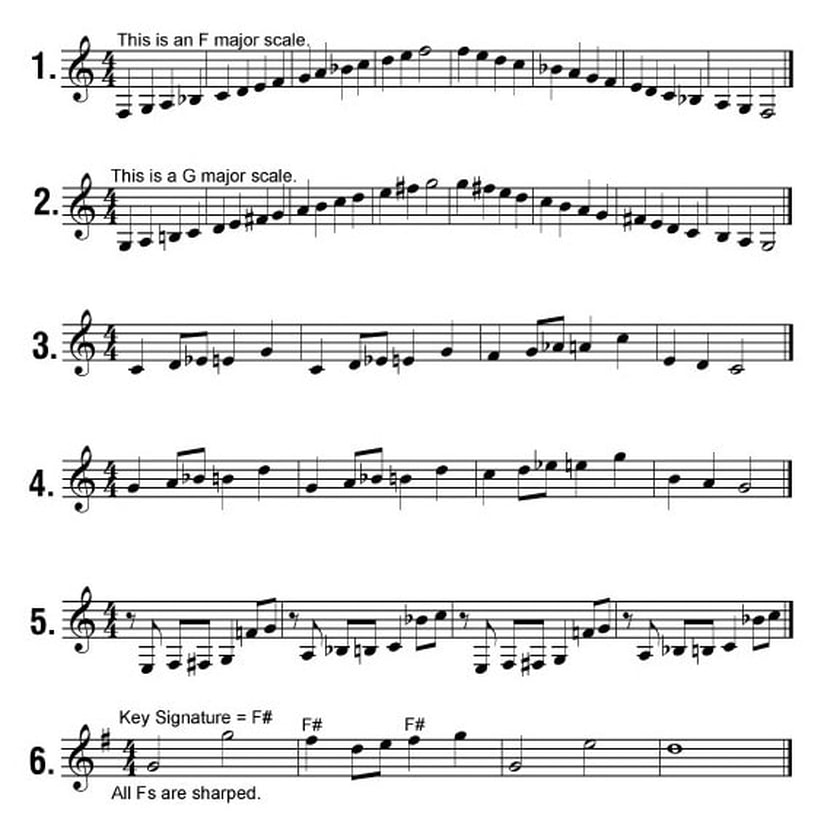
#> input picture OMRImplementation/datasets/images/raw/accidentals.jpg, 840 x 840 px
$ python pitch_calculation.py
#> lines starting #> are read from the running program, lines starting #| are printed output that depends on the picture; after the words box and inside, x2 and y2 are one past the last pixel; in counts of white or black regions, pixels touching at a corner belong together
#> the answer given: ../datasets/images/raw/accidentals.jpg
#> the answer given: ../datasets/images/raw
#> the answer given: ../datasets/images/raw
#> the answer given: ../datasets/images/raw/skewed.jpg
import os
import cv2
import numpy as np
import pandas as pd
import tkinter as tk
from tkinter import filedialog

def load_image(file_path):
#> called with file_path = '../datasets/images/raw/accidentals.jpg'
    image = cv2.imread(file_path, cv2.IMREAD_GRAYSCALE)
#> image is the input picture: shape (840, 840); min 0, max 255, mean 233.3
    if image is None:
        raise ValueError(f"Unable to load image from {file_path}")
    _, binary = cv2.threshold(image, 127, 255, cv2.THRESH_BINARY)
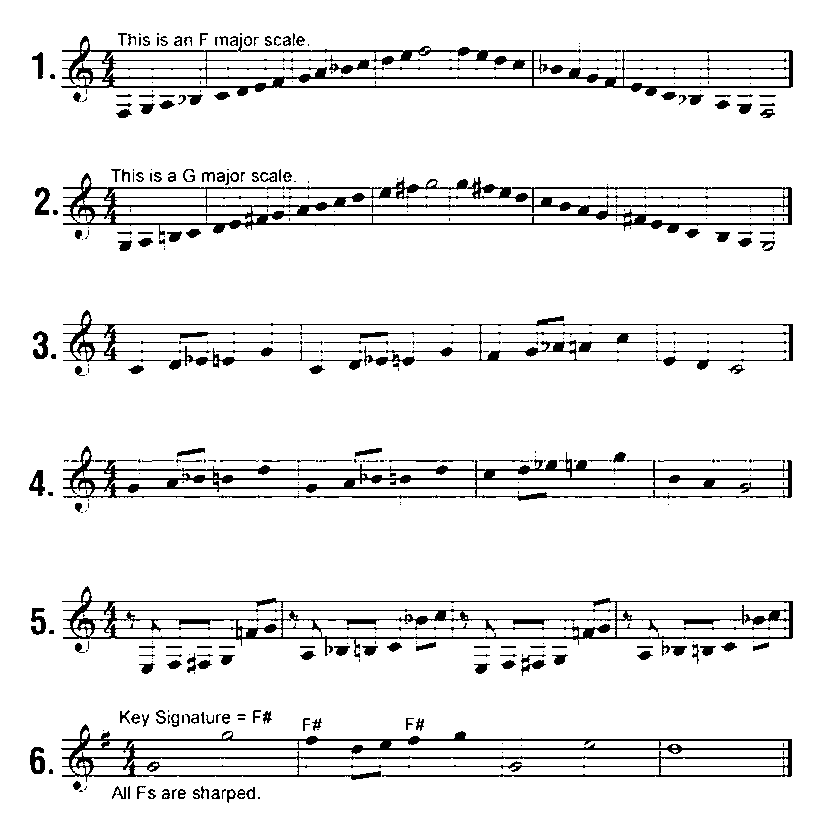
#> binary: shape (840, 840); 91.8% white; 420 black regions (232 under 20 px), largest, box (x1, y1, x2, y2) and area: (63, 173, 792, 239) 9104, (61, 724, 792, 782) 7978, (61, 36, 793, 96) 7887
    return cv2.bitwise_not(binary)

def detect_staves_and_middle_lines(image):
    horizontal_kernel = cv2.getStructuringElement(cv2.MORPH_RECT, (40, 1))
    detect_horizontal = cv2.morphologyEx(image, cv2.MORPH_OPEN, horizontal_kernel, iterations=1)
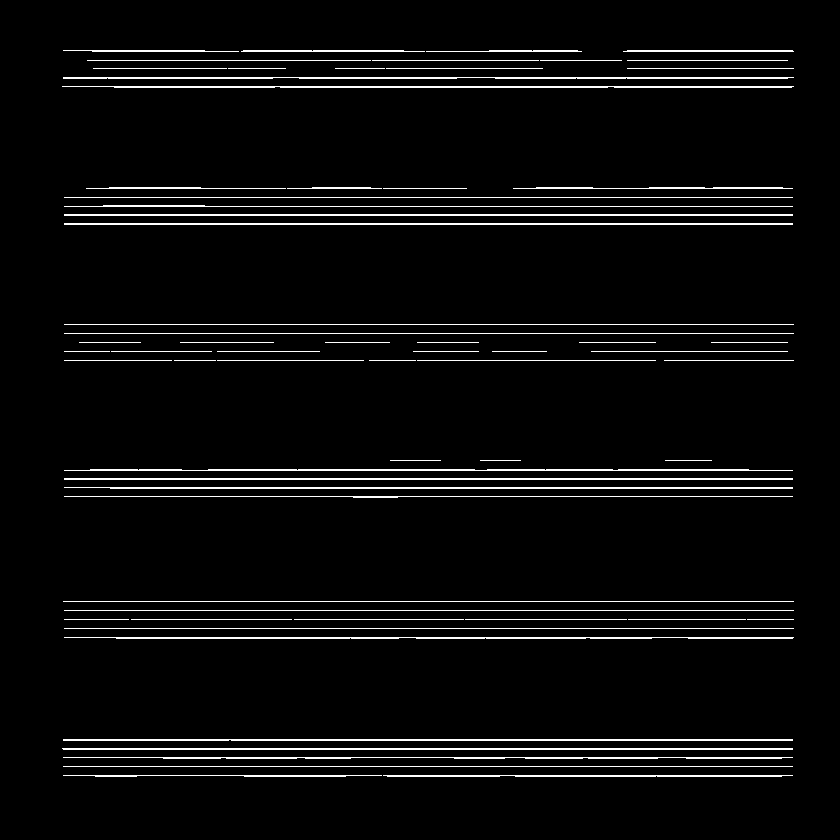
#> detect_horizontal: shape (840, 840); 4.2% white in thin lines or dots, all inside (x1, y1, x2, y2) = (62, 50, 794, 777)
    _, detect_horizontal = cv2.threshold(detect_horizontal, 30, 255, cv2.THRESH_BINARY)
    contours, _ = cv2.findContours(detect_horizontal, cv2.RETR_EXTERNAL, cv2.CHAIN_APPROX_SIMPLE)
#> contours = 66 contours, 44 with area under 20; largest, box (x1, y1, x2, y2) and area: (62, 748, 793, 750) 730, (64, 478, 793, 480) 728, (64, 223, 793, 225) 728, (64, 214, 793, 216) 728, (63, 739, 793, 741) 727

    line_positions = [cv2.boundingRect(cnt)[1] for cnt in contours]
#> line_positions = 66 values, max 775 at index 0, min 50 at index 62, mean 357.1
    line_positions.sort()

    stave_groups = []
    threshold = 3
    for i in range(len(line_positions) - 4):
        group = line_positions[i:i + 5]
        spacings = [group[j + 1] - group[j] for j in range(4)]
        if max(spacings) - min(spacings) <= threshold:
            stave_groups.append(group)
            i += 4
#> this loop made 62 passes
#> (group, spacings) on passes 1 to 12: ([50, 50, 50, 50, 60], [0, 0, 0, 10]), ([50, 50, 50, 60, 60], [0, 0, 10, 0]), ([50, 50, 60, 60, 60], [0, 10, 0, 0]), ([50, 60, 60, 60, 60], [10, 0, 0, 0]), ([60, 60, 60, 60, 68], [0, 0, 0, 8]), ([60, 60, 60, 68, 68], [0, 0, 8, 0]), ([60, 60, 68, 68, 68], [0, 8, 0, 0]), ([60, 68, 68, 68, 68], [8, 0, 0, 0]), ([68, 68, 68, 68, 68], [0, 0, 0, 0]), ([68, 68, 68, 68, 77], [0, 0, 0, 9]), ([68, 68, 68, 77, 86], [0, 0, 9, 9]), ([68, 68, 77, 86, 187], [0, 9, 9, 101])
#> after the loop, stave_groups = 12 items, first 6: [68, 68, 68, 68, 68], [188, 197, 205, 214, 223], [342, 342, 342, 342, 342], [342, 342, 342, 342, 342], [351, 351, 351, 351, 351], [351, 351, 351, 351, 351]

    middle_lines = [group[2] for group in stave_groups]
#> middle_lines = [68, 205, 342, 342, 351, 351, 360, 360, 478, 619, 619, 757]
    return stave_groups, middle_lines

def determine_note_orientation(note_image):
    h_proj = np.sum(note_image, axis=1)
    mid_index = len(h_proj) // 2
    top_half = sum(h_proj[:mid_index])
    bottom_half = sum(h_proj[mid_index:])
    return top_half > bottom_half

def calculate_pitch(note_bbox, middle_lines, stave_spacing, clef):
    x, y, w, h = note_bbox
    note_bottom = y + h

    closest_middle_line = min(middle_lines, key=lambda ml: abs(ml - note_bottom))
    distance_from_middle = (note_bottom - closest_middle_line) / stave_spacing

    if clef == "treble":
        pitch_map = ["B", "C", "D", "E", "F", "G", "A"]
        pitch_index = 2  # Middle line = B
    elif clef == "bass":
        pitch_map = ["D", "E", "F", "G", "A", "B", "C"]
        pitch_index = 0  # Middle line = D
    else:
        raise ValueError("Unsupported clef type")

    pitch_index += round(-distance_from_middle * 2)
    return pitch_map[pitch_index % len(pitch_map)] + str(4 + pitch_index // len(pitch_map))

def annotate_image(image, annotations):
    for annotation in annotations:
        x, y, w, h, pitch = annotation
        cv2.rectangle(image, (x, y), (x + w, y + h), (0, 255, 0), 2)
        cv2.putText(image, pitch, (x, y - 10), cv2.FONT_HERSHEY_SIMPLEX, 0.5, (255, 0, 0), 1)
    return image

def main():
    root = tk.Tk()
    root.withdraw()

    # Select directories and files
    image_file = filedialog.askopenfilename(title="Select Original Image")
    notes_folder = filedialog.askdirectory(title="Select Folder Containing Note Symbols")
    clefs_folder = filedialog.askdirectory(title="Select Folder Containing Clef Symbols")
    csv_file = filedialog.askopenfilename(title="Select CSV File with Bounding Box Info")

    # Load data
    original_image = load_image(image_file)
    stave_groups, middle_lines = detect_staves_and_middle_lines(original_image)
    stave_spacing = np.mean([group[1] - group[0] for group in stave_groups])
#> stave_spacing = 2.25

#> (the run stopped early here; a loop or call above may not have finished)

$ run again, on OMRImplementation/datasets/images/raw/ldgr_lines_and_clefs.png
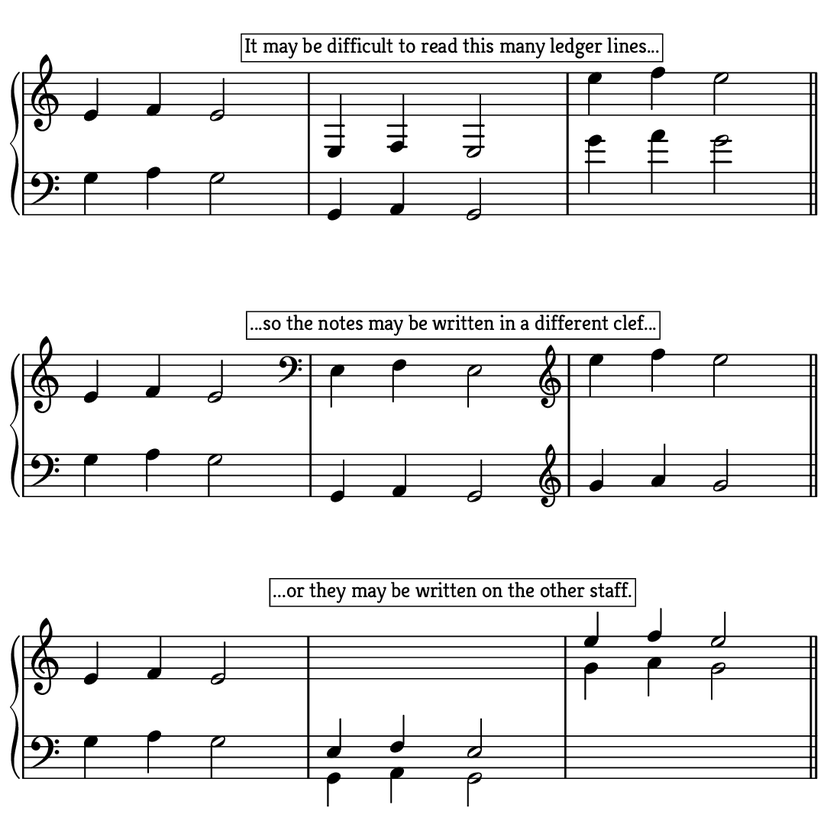
#> input picture OMRImplementation/datasets/images/raw/ldgr_lines_and_clefs.png, 840 x 840 px, shrunk from 1100 x 1100 before the run
#> in load_image, image is the input picture: shape (840, 840); min 0, max 255, mean 234.1
#> in load_image, `_, binary = cv2.threshold(image, 127, 255, cv2.THRESH_BINARY)`:
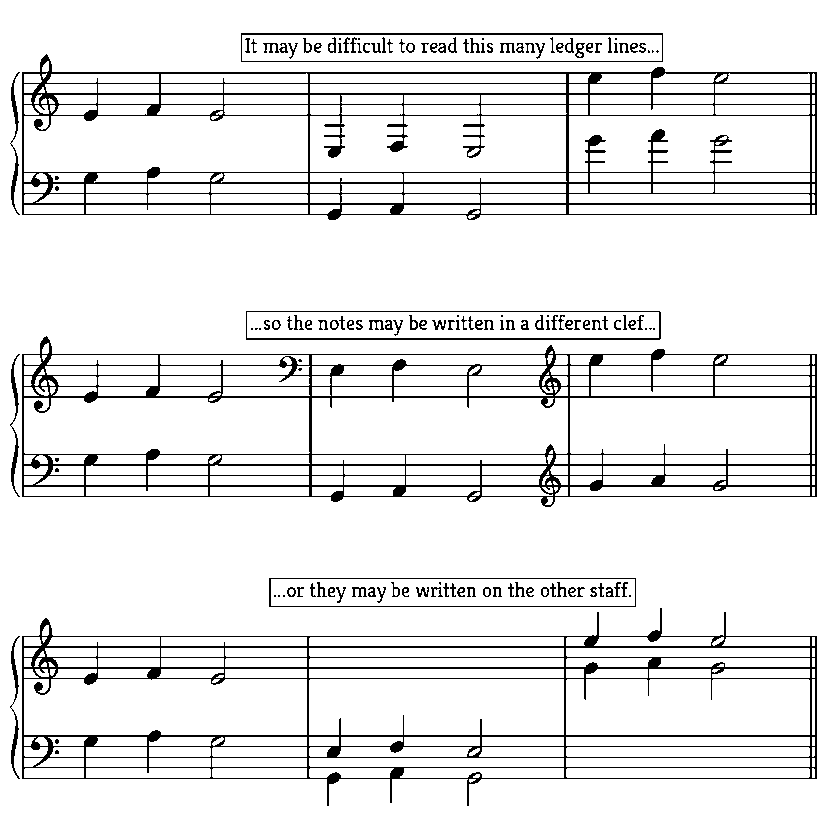
#> binary: shape (840, 840); 91.9% white; black in thin lines or dots, all inside (x1, y1, x2, y2) = (10, 33, 817, 806)
#> in detect_staves_and_middle_lines, `detect_horizontal = cv2.morphologyEx(image, cv2.MORPH_OPEN, horizontal..`:
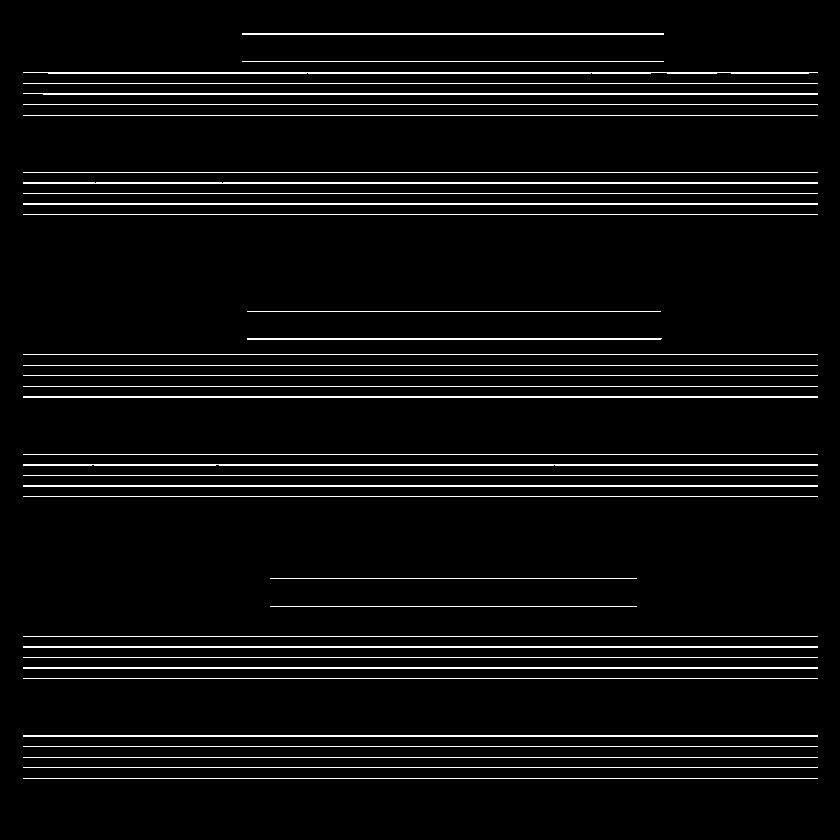
#> detect_horizontal: shape (840, 840); 5% white in thin lines or dots, all inside (x1, y1, x2, y2) = (23, 33, 818, 779)
#> contours = 36 contours, 24 with area under 20; largest, box (x1, y1, x2, y2) and area: (23, 735, 818, 737) 794, (23, 667, 818, 669) 794, (23, 646, 818, 648) 794, (23, 485, 818, 487) 794, (23, 396, 818, 398) 794
#> line_positions = 36 values, max 778 at index 0, min 33 at index 35, mean 407.6
#> the loop in detect_staves_and_middle_lines, `for i in range(len(line_positions) - 4):` made 32 passes
#> (group, spacings) on passes 1 to 8: ([33, 61, 72, 83, 93], [28, 11, 11, 10]), ([61, 72, 83, 93, 104], [11, 11, 10, 11]), ([72, 83, 93, 104, 115], [11, 10, 11, 11]), ([83, 93, 104, 115, 172], [10, 11, 11, 57]), ([93, 104, 115, 172, 182], [11, 11, 57, 10]), ([104, 115, 172, 182, 193], [11, 57, 10, 11]), ([115, 172, 182, 193, 203], [57, 10, 11, 10]), ([172, 182, 193, 203, 214], [10, 11, 10, 11])
#> after the loop in detect_staves_and_middle_lines, `for i in range(len(line_positions) - 4):`: stave_groups = [[61, 72, 83, 93, 104], [72, 83, 93, 104, 115], [172, 182, 193, 203, 214], [354, 365, 375, 386, 396], [454, 464, 475, 485, 496], [636, 646, 657, 667, 678], [735, 746, 757, 767, 778]]
#> in detect_staves_and_middle_lines, `middle_lines = [group[2] for group in stave_groups]`: middle_lines = [83, 93, 193, 375, 475, 657, 757]
#> stave_spacing = 10.57
